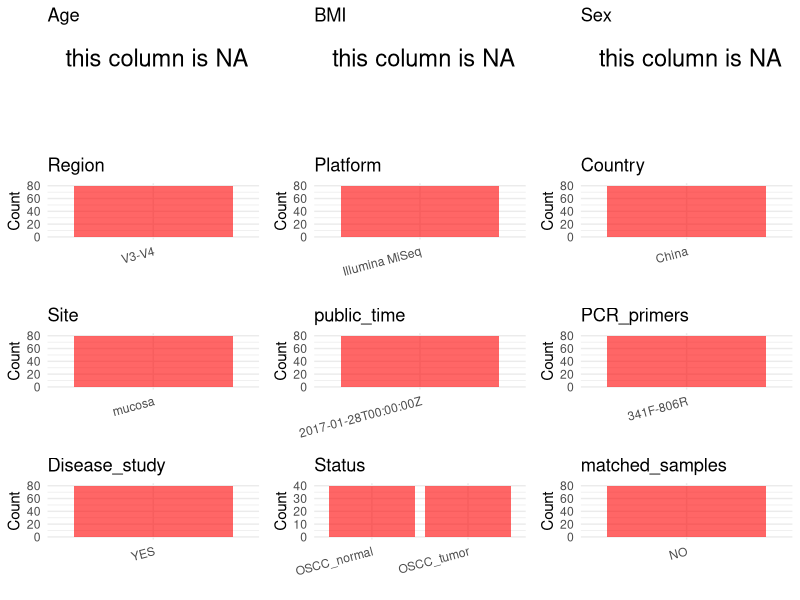

Write R code to recreate this figure. (Note: this script raises an error after producing the figure.)
## ---- chunk 1
library(tidyverse)
library(ggplot2)
library(cowplot)

setwd("C:/Users/zyc/Desktop/oral_project/PRJNA362794")
initial_meta <- read.csv("SraRunTable.csv", header = TRUE) 
head(initial_meta)
## ---- chunk 2
metadata <- data.frame(
  BioProject = initial_meta$BioProject,
  Run = initial_meta$Run,
  sample_name = initial_meta$Sample.Name,
  Age = NA, 
  BMI = NA,  
  Sex = NA,
  Region = "V3-V4",
  Platform = initial_meta$Instrument,
  Country = initial_meta$geo_loc_name_country,
  Site = initial_meta$env_feature,
  public_time = initial_meta$ReleaseDate,
  matched_samples = "NO",
  stringsAsFactors = FALSE
)
## ---- chunk 3
# metadata <- metadata %>%
#  mutate(Sex = recode(Sex, "female" = "F", "male" = "M"))
## ---- chunk 4
metadata$title <- "Signatures of Mucosal Microbiome in Oral Squamous Cell Carcinoma Identified Using a Random Forest Model"
metadata$Disease_study <- "YES"
metadata$PCR_primers <- "341F-806R"
metadata <- metadata%>%mutate(Status = sapply(str_split(sample_name, "_"), function(x) tail(x, 1)))%>% mutate(Status = case_when(
    Status == "N" ~ "OSCC_normal",
    TRUE ~ "OSCC_tumor" # 其他所有情况
  ))
head(metadata)
## ---- chunk 5
print(paste("Number of unique runs:", length(unique(metadata$Run))))
print(paste("Number of unique sample names:", length(unique(metadata$sample_name))))
## ---- chunk 6
plot_data <- metadata %>%
  select(-BioProject, -Run, -sample_name, -title)

# Function to create simple plots for each column
create_simple_plots <- function(data) {
  plots <- list()
  
  for (col in colnames(data)) {
    # Check if the column is all NA
    if (all(is.na(data[[col]]))) {
      # Create an empty plot with text indicating all NA
      p <- ggplot() +
        annotate("text", x = 0.5, y = 0.5, label = "this column is NA", size = 6) +
        labs(title = col) +
        theme_void()
    } else if (is.numeric(data[[col]])) {
      # Numeric variable: histogram
      p <- ggplot(data, aes(x = .data[[col]])) +
        geom_histogram(fill = "blue", alpha = 0.6, bins = 20, na.rm = TRUE) +
        labs(title = col) +
        theme_minimal()
    } else {
      # Categorical variable: bar plot (remove NA values)
      count_data <- as.data.frame(table(data[[col]], useNA = "ifany"))
      p <- ggplot(count_data, aes(x = reorder(Var1, -Freq), y = Freq)) +
        geom_col(fill = "red", alpha = 0.6) +
        labs(title = col, x = NULL, y = "Count") +
        theme_minimal() +
        theme(axis.text.x = element_text(angle = 15, hjust = 1))
    }
    plots[[col]] <- p
  }
  
  return(plots)
}


plots <- create_simple_plots(plot_data)
p<-plot_grid(plots$Age, 
          plots$BMI, 
          plots$Sex, 
          plots$Region, 
          plots$Platform, 
          plots$Country, 
          plots$Site,
          plots$public_time, 
          plots$PCR_primers,
          plots$Disease_study,
          plots$Status,
          plots$matched_samples,# add 
          ncol = 3, align = "hv", axis = "lb")
ggsave("Metadata_Summary.png", plot = p, width = 8, height = 6, dpi = 150)

## ---- chunk 7
knitr::include_graphics("Metadata_Summary.png")
## ---- chunk 8
metadata <- metadata[, c(
  "BioProject", "Run", "sample_name", "Age", "BMI", "Sex", 
  "Region", "Platform", "Country", "Site", "public_time", 
  "PCR_primers", "title", "Disease_study", "Status","matched_samples"
)]

write.csv(metadata, file = "metadata.csv", quote = FALSE)
